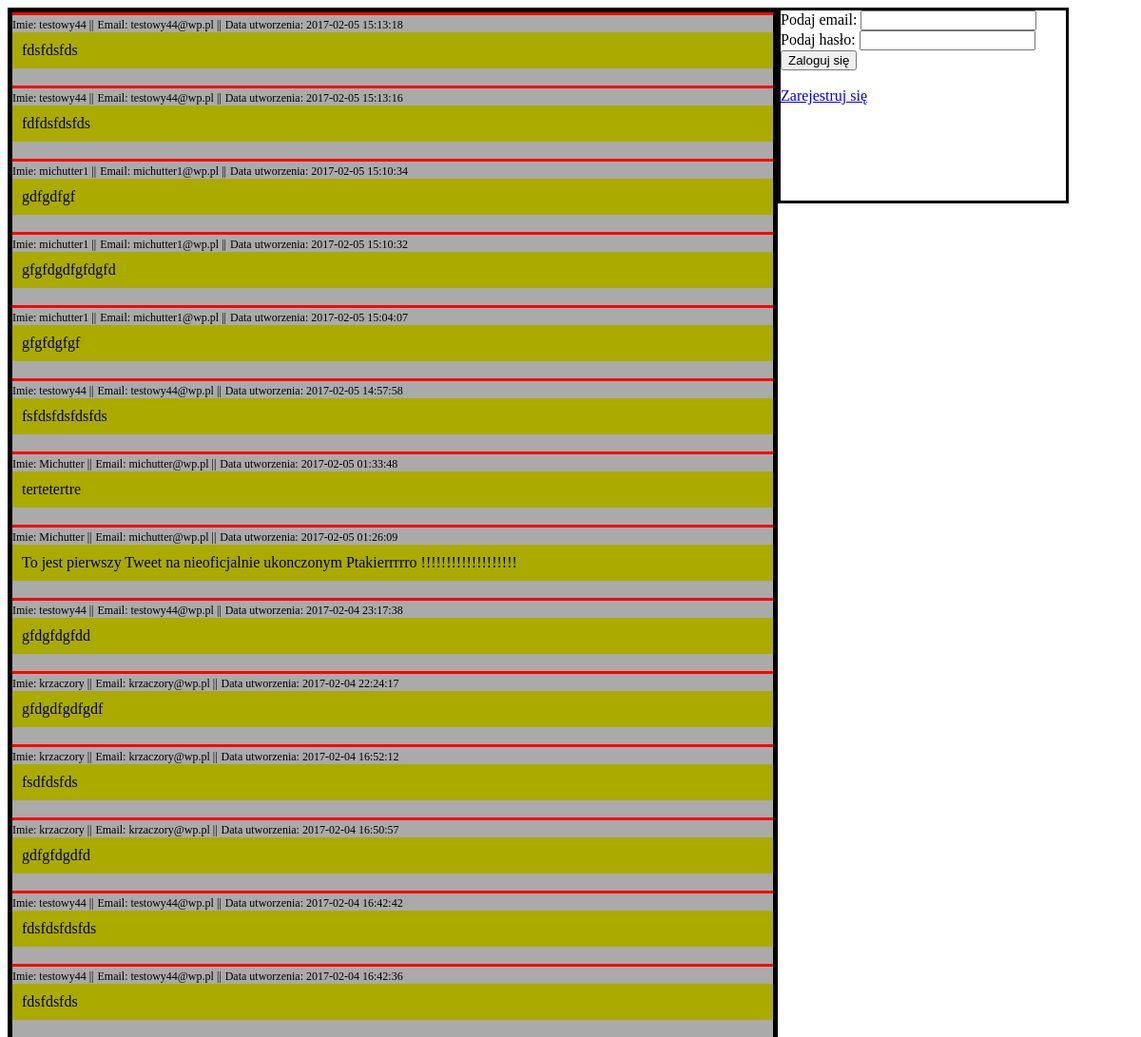
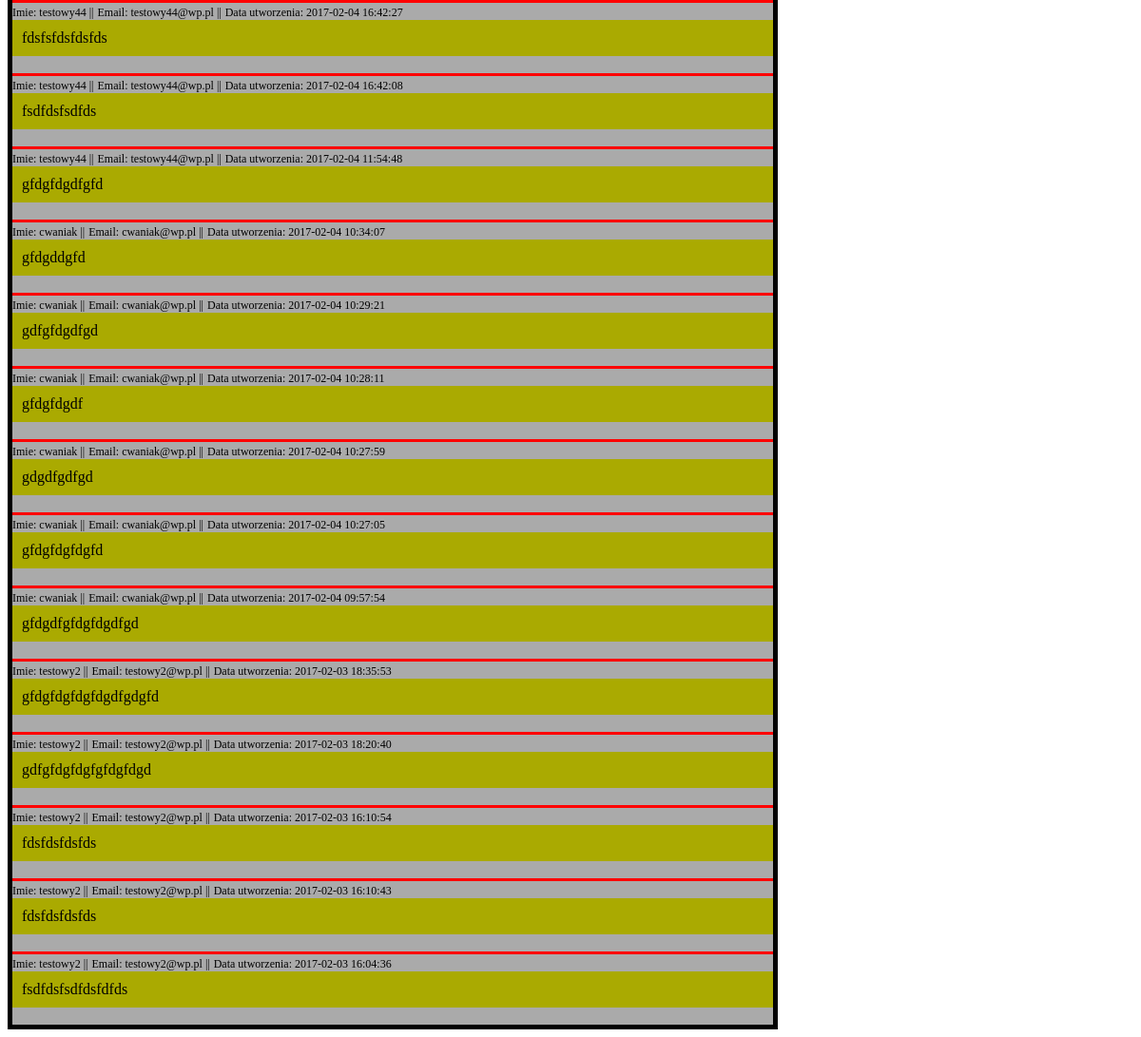
The page / on the database its author committed (2 pictures, top to bottom).
### tables this page shows
CREATE TABLE `tweets` (
  `id` int(11) NOT NULL,
  `userId` int(11) NOT NULL,
  `text` varchar(140) DEFAULT NULL,
  `creationDate` timestamp NULL DEFAULT CURRENT_TIMESTAMP
);

CREATE TABLE `users` (
  `id` int(11) NOT NULL,
  `email` varchar(255) DEFAULT NULL,
  `username` varchar(40) DEFAULT NULL,
  `hashed_password` varchar(256) DEFAULT NULL,
  `salt` varchar(6) DEFAULT NULL
);

### src/Tweet.php (called while the page is built, shortened)
<?php
class Tweet {
  private $userId;
  private $text;
  private $creationDate;
  public function __construct(){
    $this->userId = '';
    $this->text = '';
    $this->creationDate = '';
  }
  public function getUserId(){
    return $this->userId;
  }
  public function getText(){
    return $this->text;
  }
  public function getCreationDate(){
    return $this->creationDate;
  }
  public static function loadAllTweets(PDO $conn){
      $sql = 'SELECT * FROM tweets';
      $result = $conn->query($sql);
      if($result==TRUE && $result->rowCount()>0){
        $ret = [];
        while($row = $result->fetch(PDO::FETCH_ASSOC)){
          $loadedTweet = new Tweet();
          $loadedTweet->id = $row['id'];
          $loadedTweet->userId = $row['userId'];
          $loadedTweet->text = $row['text'];
          $loadedTweet->creationDate = $row['creationDate'];
          $ret[] = $loadedTweet;
        }
        return $ret;
      }
      return NULL;
  }
}
?>

### index.php (the view, shortened to what this page needs)
<?php
require 'src/Tweet.php';
$conn = Validate::databaseConn();
$tweets = Tweet::loadAllTweets($conn);
?>
<!DOCTYPE html>
<html lang=pl>
  <head>
    <link rel="stylesheet" href="css/style.css" type="text/css" />
  </head>
  <body>
    <div id="tweet">
      <?php
        if($tweets){
          $revTweets = array_reverse($tweets);
          foreach ($revTweets as $value){
            $id = $value->getUserId();
            $sql = "SELECT email, username FROM users WHERE id=$id";
            $result = $conn->query($sql);
            $row = $result->fetch(PDO::FETCH_ASSOC);
            echo '<div class="tweet">
                      <div class="dataTweet">Imie: '.$row['username'].' ||</div>
                      <div class="dataTweet">Email: '.$row['email'].' ||</div>
                      <div class="dataTweet">Data utworzenia: '.$value->getCreationDate().'</div>
                      <br />
                      <div class="text">'.$value->getText().'</div>
                      <br />
                  </div>';
           }
        }
      ?>
    </div>
    <div id="kontener">
      <div id="log">
        <form method='POST' action='log.php'>
          <label>Podaj email: <input type="text" name="email" /></label><br />
          <label>Podaj hasło: <input type="password" name="password" /></label><br />
          <input type="submit" name="registry" value="Zaloguj się" />
        </form>
        <br />
        <a href="registry.php">Zarejestruj się</a>
      </div>
    </div>
  </body>
</html>

### css/style.css (style rules this page uses)
#tweet { border: 5px solid black; width: 800px; height: auto; float: left; }
#kontener { float: left; }
#log { border: 3px solid black; width: 300px; height: 200px; }
.tweet { background-color: #aaaaaa; border-top: 3px solid red; }
.text { font-size: 16px; background-color: #aaaa01; padding: 10px; }
.dataTweet { font-size: 12px; display: inline; }

### rows shown on the page
tweets: userId.username "testowy44", userId.email "testowy44@wp.pl", creationDate "2017-02-05 15:13:18", text "fdsfdsfds"
tweets: userId.username "testowy44", userId.email "testowy44@wp.pl", creationDate "2017-02-05 15:13:16", text "fdfdsfdsfds"
tweets: userId.username "michutter1", userId.email "michutter1@wp.pl", creationDate "2017-02-05 15:10:34", text "gdfgdfgf"
tweets: userId.username "michutter1", userId.email "michutter1@wp.pl", creationDate "2017-02-05 15:10:32", text "gfgfdgdfgfdgfd"
tweets: userId.username "michutter1", userId.email "michutter1@wp.pl", creationDate "2017-02-05 15:04:07", text "gfgfdgfgf"
tweets: userId.username "testowy44", userId.email "testowy44@wp.pl", creationDate "2017-02-05 14:57:58", text "fsfdsfdsfdsfds"
tweets: userId.username "Michutter", userId.email "michutter@wp.pl", creationDate "2017-02-05 01:33:48", text "tertetertre"
tweets: userId.username "Michutter", userId.email "michutter@wp.pl", creationDate "2017-02-05 01:26:09", text "To jest pierwszy Tweet na nieoficjalnie ukonczonym Ptakierrrrro !!!!!!!!!!!!!!!!!!!"
tweets: userId.username "testowy44", userId.email "testowy44@wp.pl", creationDate "2017-02-04 23:17:38", text "gfdgfdgfdd"
tweets: userId.username "krzaczory", userId.email "krzaczory@wp.pl", creationDate "2017-02-04 22:24:17", text "gfdgdfgdfgdf"
tweets: userId.username "krzaczory", userId.email "krzaczory@wp.pl", creationDate "2017-02-04 16:52:12", text "fsdfdsfds"
tweets: userId.username "krzaczory", userId.email "krzaczory@wp.pl", creationDate "2017-02-04 16:50:57", text "gdfgfdgdfd"
tweets: userId.username "testowy44", userId.email "testowy44@wp.pl", creationDate "2017-02-04 16:42:42", text "fdsfdsfdsfds"
tweets: userId.username "testowy44", userId.email "testowy44@wp.pl", creationDate "2017-02-04 16:42:36", text "fdsfdsfds"
tweets: userId.username "testowy44", userId.email "testowy44@wp.pl", creationDate "2017-02-04 16:42:27", text "fdsfsfdsfdsfds"
tweets: userId.username "testowy44", userId.email "testowy44@wp.pl", creationDate "2017-02-04 16:42:08", text "fsdfdsfsdfds"
tweets: userId.username "testowy44", userId.email "testowy44@wp.pl", creationDate "2017-02-04 11:54:48", text "gfdgfdgdfgfd"
tweets: userId.username "cwaniak", userId.email "cwaniak@wp.pl", creationDate "2017-02-04 10:34:07", text "gfdgddgfd"
tweets: userId.username "cwaniak", userId.email "cwaniak@wp.pl", creationDate "2017-02-04 10:29:21", text "gdfgfdgdfgd"
tweets: userId.username "cwaniak", userId.email "cwaniak@wp.pl", creationDate "2017-02-04 10:28:11", text "gfdgfdgdf"
tweets: userId.username "cwaniak", userId.email "cwaniak@wp.pl", creationDate "2017-02-04 10:27:59", text "gdgdfgdfgd"
tweets: userId.username "cwaniak", userId.email "cwaniak@wp.pl", creationDate "2017-02-04 10:27:05", text "gfdgfdgfdgfd"
tweets: userId.username "cwaniak", userId.email "cwaniak@wp.pl", creationDate "2017-02-04 09:57:54", text "gfdgdfgfdgfdgdfgd"
tweets: userId.username "testowy2", userId.email "testowy2@wp.pl", creationDate "2017-02-03 18:35:53", text "gfdgfdgfdgfdgdfgdgfd"
tweets: userId.username "testowy2", userId.email "testowy2@wp.pl", creationDate "2017-02-03 18:20:40", text "gdfgfdgfdgfgfdgfdgd"
tweets: userId.username "testowy2", userId.email "testowy2@wp.pl", creationDate "2017-02-03 16:10:54", text "fdsfdsfdsfds"
tweets: userId.username "testowy2", userId.email "testowy2@wp.pl", creationDate "2017-02-03 16:10:43", text "fdsfdsfdsfds"
tweets: userId.username "testowy2", userId.email "testowy2@wp.pl", creationDate "2017-02-03 16:04:36", text "fsdfdsfsdfdsfdfds"
